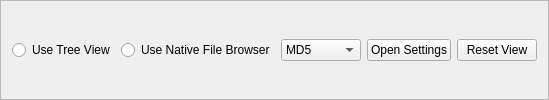
         <widget class="QFrame" name="frame05_05">
          <property name="frameShape">
           <enum>QFrame::StyledPanel</enum>
          </property>
          <property name="frameShadow">
           <enum>QFrame::Raised</enum>
          </property>
          <layout class="QGridLayout" name="gridLayout_77">
           <item row="2" column="3">
            <widget class="QPushButton" name="pushButton_settings05">
             <property name="text">
              <string>Open Settings</string>
             </property>
            </widget>
           </item>
           <item row="2" column="2">
            <widget class="QComboBox" name="comboBox_hashType05">
             <item>
              <property name="text">
               <string>MD5</string>
              </property>
             </item>
             <item>
              <property name="text">
               <string>SHA-1</string>
              </property>
             </item>
             <item>
              <property name="text">
               <string>SHA-256</string>
              </property>
             </item>
             <item>
              <property name="text">
               <string>SHA-512</string>
              </property>
             </item>
            </widget>
           </item>
           <item row="2" column="1">
            <widget class="QRadioButton" name="radioButton_useBrowse05">
             <property name="text">
              <string>Use Native File Browser</string>
             </property>
            </widget>
           </item>
           <item row="2" column="0">
            <widget class="QRadioButton" name="radioButton_useTree05">
             <property name="text">
              <string>Use Tree View</string>
             </property>
            </widget>
           </item>
           <item row="2" column="4">
            <widget class="QPushButton" name="pushButton_resetView05">
             <property name="text">
              <string>Reset View</string>
             </property>
            </widget>
           </item>
          </layout>
         </widget>
